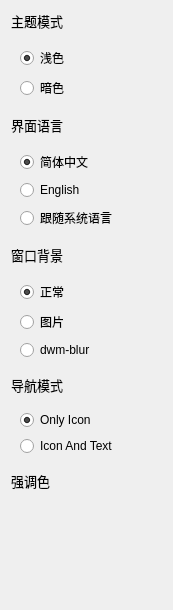
          <widget class="QWidget" name="scrollAreaWidgetContents">
           <property name="geometry">
            <rect>
             <x>0</x>
             <y>0</y>
             <width>173</width>
             <height>610</height>
            </rect>
           </property>
           <property name="autoFillBackground">
            <bool>true</bool>
           </property>
           <layout class="QGridLayout" name="gridLayout_29">
            <item row="0" column="0">
             <widget class="QLabel" name="label_20">
              <property name="sizePolicy">
               <sizepolicy hsizetype="Preferred" vsizetype="Fixed">
                <horstretch>0</horstretch>
                <verstretch>0</verstretch>
               </sizepolicy>
              </property>
              <property name="font">
               <font>
                <family>微软雅黑</family>
                <pointsize>10</pointsize>
                <bold>false</bold>
                <stylestrategy>PreferAntialias</stylestrategy>
               </font>
              </property>
              <property name="text">
               <string>主题模式</string>
              </property>
             </widget>
            </item>
            <item row="2" column="0">
             <widget class="QLabel" name="labelUiLanguage">
              <property name="sizePolicy">
               <sizepolicy hsizetype="Preferred" vsizetype="Fixed">
                <horstretch>0</horstretch>
                <verstretch>0</verstretch>
               </sizepolicy>
              </property>
              <property name="font">
               <font>
                <family>微软雅黑</family>
                <pointsize>10</pointsize>
                <bold>false</bold>
                <stylestrategy>PreferAntialias</stylestrategy>
               </font>
              </property>
              <property name="text">
               <string>界面语言</string>
              </property>
             </widget>
            </item>
            <item row="3" column="0" colspan="2">
             <widget class="QWidget" name="widgetUiLanguage" native="true">
              <layout class="QGridLayout" name="gridLayoutUiLanguage">
               <item row="0" column="0">
                <widget class="QRadioButton" name="rBLangZh_CN">
                 <property name="text">
                  <string>简体中文</string>
                 </property>
                 <property name="checked">
                  <bool>true</bool>
                 </property>
                </widget>
               </item>
               <item row="1" column="0">
                <widget class="QRadioButton" name="rBLangEn_US">
                 <property name="text">
                  <string>English</string>
                 </property>
                </widget>
               </item>
               <item row="2" column="0">
                <widget class="QRadioButton" name="rBLangSystem">
                 <property name="text">
                  <string>跟随系统语言</string>
                 </property>
                </widget>
               </item>
              </layout>
             </widget>
            </item>
            <item row="4" column="0" colspan="2">
             <layout class="QVBoxLayout" name="verticalLayout_2">
              <item>
               <widget class="QLabel" name="label_21">
                <property name="sizePolicy">
                 <sizepolicy hsizetype="Preferred" vsizetype="Fixed">
                  <horstretch>0</horstretch>
                  <verstretch>0</verstretch>
                 </sizepolicy>
                </property>
                <property name="font">
                 <font>
                  <family>微软雅黑</family>
                  <pointsize>10</pointsize>
                  <bold>false</bold>
                  <stylestrategy>PreferAntialias</stylestrategy>
                 </font>
                </property>
                <property name="text">
                 <string>窗口背景</string>
                </property>
               </widget>
              </item>
              <item>
               <widget class="QWidget" name="widgetWidgetMode" native="true">
                <layout class="QGridLayout" name="gridLayout_27">
                 <item row="0" column="0">
                  <widget class="QRadioButton" name="rBWidgtModeNormal">
                   <property name="text">
                    <string>正常</string>
                   </property>
                   <property name="checked">
                    <bool>true</bool>
                   </property>
                  </widget>
                 </item>
                 <item row="1" column="0">
                  <widget class="QRadioButton" name="rBWidgetModePixmap">
                   <property name="text">
                    <string>图片</string>
                   </property>
                  </widget>
                 </item>
                 <item row="2" column="0">
                  <widget class="QRadioButton" name="rBWidgetModeDwmBlur">
                   <property name="text">
                    <string>dwm-blur</string>
                   </property>
                  </widget>
                 </item>
                </layout>
               </widget>
              </item>
             </layout>
            </item>
            <item row="5" column="0" colspan="2">
             <layout class="QVBoxLayout" name="verticalLayout_3">
              <item>
               <widget class="QLabel" name="label_22">
                <property name="sizePolicy">
                 <sizepolicy hsizetype="Preferred" vsizetype="Fixed">
                  <horstretch>0</horstretch>
                  <verstretch>0</verstretch>
                 </sizepolicy>
                </property>
                <property name="font">
                 <font>
                  <family>微软雅黑</family>
                  <pointsize>10</pointsize>
                  <bold>false</bold>
                  <stylestrategy>PreferAntialias</stylestrategy>
                 </font>
                </property>
                <property name="text">
                 <string>导航模式</string>
                </property>
               </widget>
              </item>
              <item>
               <widget class="QWidget" name="widgetNavMode" native="true">
                <layout class="QGridLayout" name="gridLayout_28">
                 <item row="1" column="0">
                  <widget class="QRadioButton" name="rBIconAndText">
                   <property name="text">
                    <string>Icon And Text</string>
                   </property>
                  </widget>
                 </item>
                 <item row="0" column="0">
                  <widget class="QRadioButton" name="rBOnlyIcon">
                   <property name="text">
                    <string>Only Icon</string>
                   </property>
                   <property name="checked">
                    <bool>true</bool>
                   </property>
                  </widget>
                 </item>
                </layout>
               </widget>
              </item>
             </layout>
            </item>
            <item row="6" column="0" colspan="2">
             <layout class="QVBoxLayout" name="verticalLayout">
              <item>
               <widget class="QLabel" name="label_19">
                <property name="sizePolicy">
                 <sizepolicy hsizetype="Preferred" vsizetype="Fixed">
                  <horstretch>0</horstretch>
                  <verstretch>0</verstretch>
                 </sizepolicy>
                </property>
                <property name="font">
                 <font>
                  <family>微软雅黑</family>
                  <pointsize>10</pointsize>
                  <bold>false</bold>
                  <stylestrategy>PreferAntialias</stylestrategy>
                 </font>
                </property>
                <property name="text">
                 <string>强调色</string>
                </property>
               </widget>
              </item>
              <item>
               <widget class="QWidget" name="widgetAccentColor" native="true">
                <layout class="QGridLayout" name="gridLayout_17"/>
               </widget>
              </item>
             </layout>
            </item>
            <item row="7" column="1">
             <spacer name="verticalSpacer">
              <property name="orientation">
               <enum>Qt::Orientation::Vertical</enum>
              </property>
              <property name="sizeHint" stdset="0">
               <size>
                <width>20</width>
                <height>40</height>
               </size>
              </property>
             </spacer>
            </item>
            <item row="1" column="0" colspan="2">
             <widget class="QWidget" name="widgetColorSheme" native="true">
              <layout class="QGridLayout" name="gridLayout_24">
               <item row="0" column="0">
                <widget class="QRadioButton" name="rBLightTheme">
                 <property name="text">
                  <string>浅色</string>
                 </property>
                 <property name="checked">
                  <bool>true</bool>
                 </property>
                </widget>
               </item>
               <item row="1" column="0">
                <widget class="QRadioButton" name="rBDarkTheme">
                 <property name="text">
                  <string>暗色</string>
                 </property>
                </widget>
               </item>
              </layout>
             </widget>
            </item>
           </layout>
          </widget>
